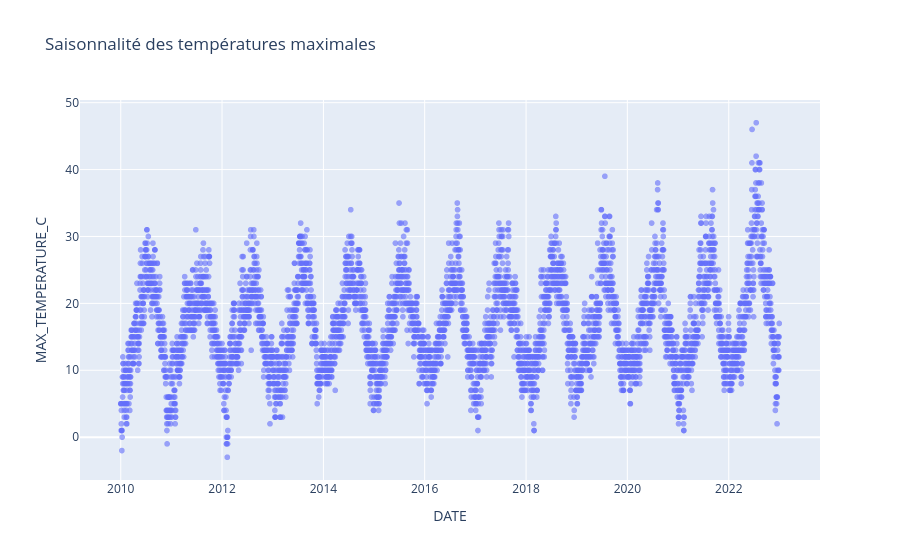

Notebook source saved alongside this figure:
### Code cell
import plotly.express as px

fig = px.scatter(df_weather, 
                 x='DATE', 
                 y='MAX_TEMPERATURE_C', 
                 title="Saisonnalité des températures maximales",
                 opacity=0.6)
fig.show()

### Figure 1 — Plotly figure (JSON) as saved in the notebook; plotly's stock layout.template omitted (floating-point values rounded to 4 significant figures; data arrays with more than 128 entries replaced by an {"elided": "..."} marker saying what was removed)
{"data": [{"hovertemplate": "DATE=%{x}<br>MAX_TEMPERATURE_C=%{y}<extra></extra>", "legendgroup": "", "marker": {"color": "#636efa", "opacity": 0.6, "symbol": "circle"}, "mode": "markers", "name": "", "showlegend": false, "type": "scattergl", "x": {"elided": "4748 str values"}, "xaxis": "x", "y": {"elided": "4748 int values"}, "yaxis": "y"}], "layout": {"legend": {"tracegroupgap": 0}, "title": {"text": "Saisonnalité des températures maximales"}, "xaxis": {"anchor": "y", "domain": [0, 1], "title": {"text": "DATE"}}, "yaxis": {"anchor": "x", "domain": [0, 1], "title": {"text": "MAX_TEMPERATURE_C"}}}}
